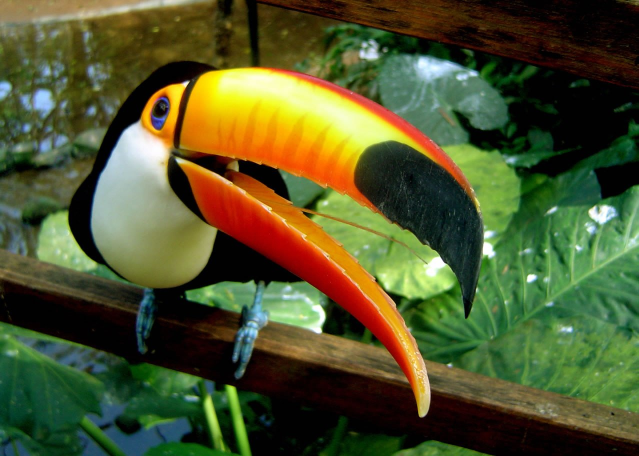
#> input picture t1 - t15/t-10/tucano.jpg, 1277 x 912 px (shown at 1/2 size)
$ python test.py
#> lines starting #> are read from the running program, lines starting #| are printed output that depends on the picture; after the words box and inside, x2 and y2 are one past the last pixel; in counts of white or black regions, pixels touching at a corner belong together
# a imagem tem 18x17 pixels

import cv2 as cv
from PIL import Image
import numpy as np


img = cv.imread('tucano.jpg',0)
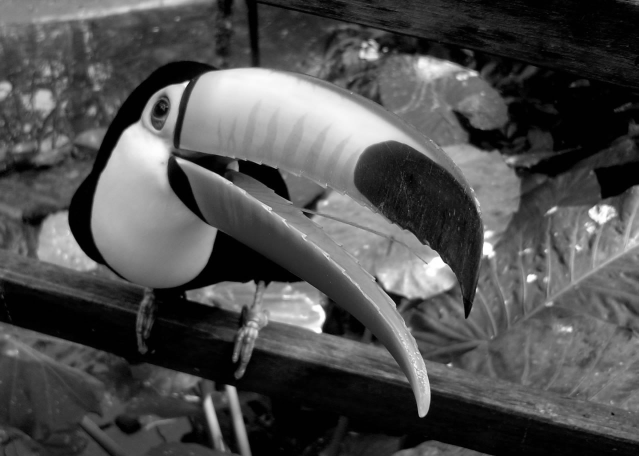
#> img: shape (912, 1277) (shown at 1/2 size); min 0, max 255, mean 78.8
qtyRows, qtyCols = img.shape
#> qtyRows = 912; qtyCols = 1277
print(img.shape)
#| (912, 1277)
img = cv.resize(img, (int(qtyCols/2), int(qtyRows/2))) #colunas, linhas
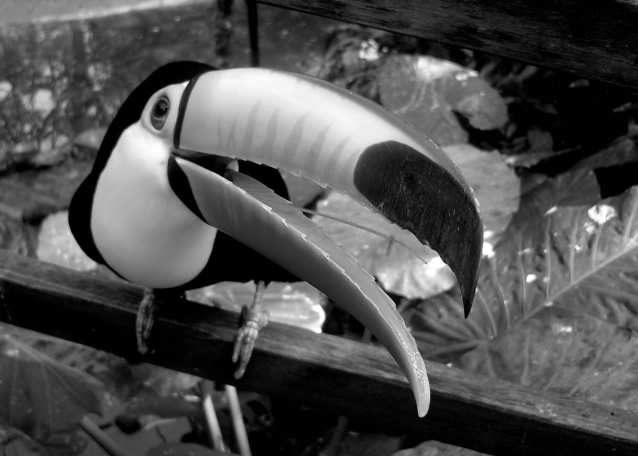
#> img: shape (456, 638); min 0, max 255, mean 78.8
imgResult = np.zeros((int(qtyRows/2),int(qtyCols/2)), np.uint8) #linhas, colunas

cv.imshow("Teste", img)
# cv.imshow("Teste2", imgResult)
# cv.waitKey(0)

for i in range(int(qtyRows/2)):
    for j in range(int(qtyCols/2)):
        if img[i,j] > 100 and img[i,j] < 180 :
            imgResult[i, j] = 0
        else: imgResult[i, j] = 255
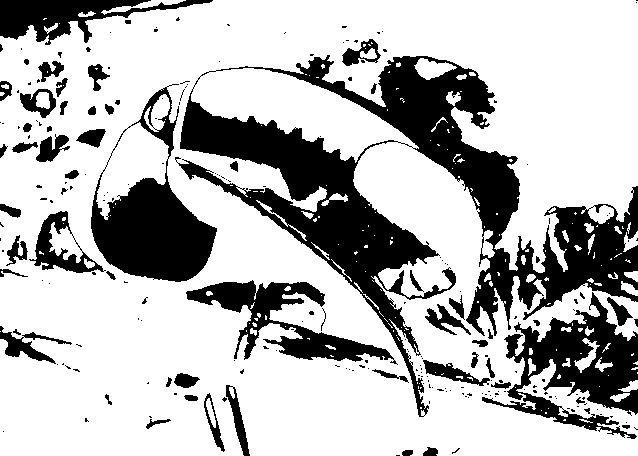
#> imgResult: shape (456, 638); 72.4% white; 232 black regions (171 under 20 px), largest, box (x1, y1, x2, y2) and area: (175, 55, 638, 417) 41487, (91, 84, 217, 282) 9763, (482, 292, 638, 439) 8897
cv.imshow('img-resultado',imgResult)

cv.waitKey()
